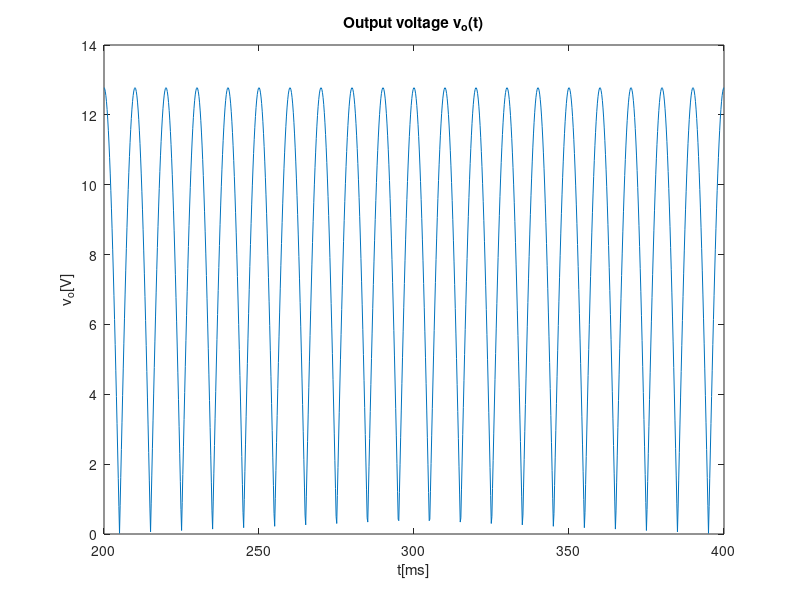
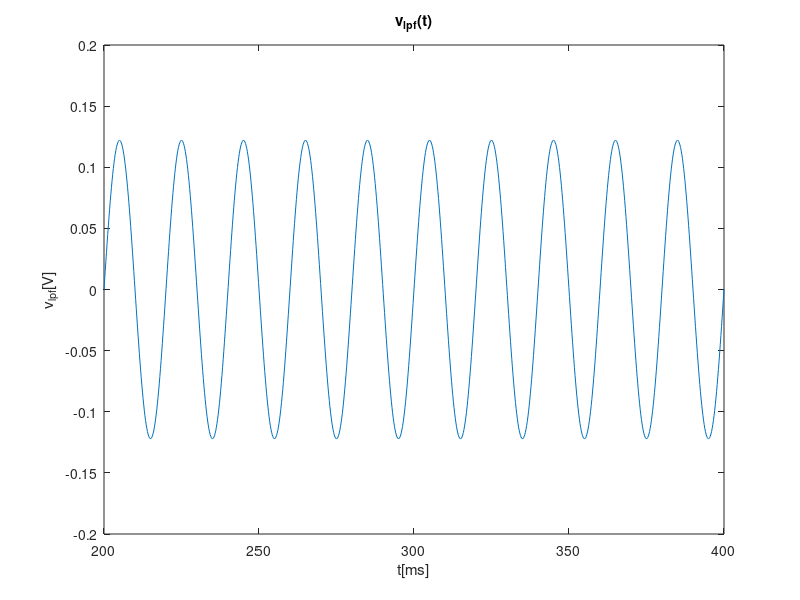
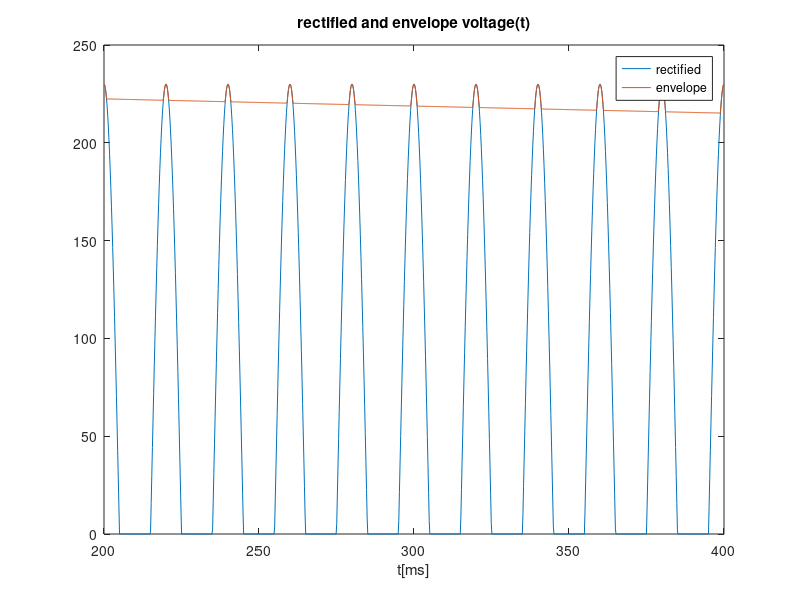

These figures' MATLAB source, in order:
close all 
clear all
f=50;
w=2*pi*f;
R=1500;
C=4e-3;


t=linspace(0.2, 0.4, 1000);
A = 230;
vS=A*cos(w*t)/18;
vO = abs(vS);

figure
plot(t*1000, vO)
title("Output voltage v_o(t)")
xlabel ("t[ms]")
ylabel ("v_o[V]")
print ("vo.pdf", "-depsc");



t=linspace(0.2, 0.4, 1000);

VON=0.7
vlim =18*VON

f=50;
w=2*pi*f;
vO = A/sqrt(1+w^2*R^2*C^2) * cos(w*t - atan(w*R*C));
hl=figure();
plot(t*1000, vO)
title("v_{lpf}(t)")
xlabel ("t[ms]")
ylabel ("v_{lpf}[V]")
print (hl, "vo.pdf");


%envelope detector
A=230
t=linspace(0.2, 0.4, 1000);
f=50;
w=2*pi*f;
vS = A * cos(w*t);
vOhr = zeros(1, length(t));
vO = zeros(1, length(t));

tOFF = 1/w * atan(1/w/R/C);

vOnexp = A*cos(w*tOFF)*exp(-(t-tOFF)/R/C);

hf=figure()
for i=1:length(t)
  if (vS(i) > 0)
    vOhr(i) = vS(i);
  else
    vOhr(i) = 0;
  endif
endfor

plot(t*1000, vOhr)
hold

for i=1:length(t)
  if t(i) < tOFF
    vO(i) = vS(i);
  elseif vOnexp(i) > vOhr(i)
    vO(i) = vOnexp(i);
  else 
    vO(i) = vS(i);
  endif
endfor

plot(t*1000, vO)
title("rectified and envelope voltage(t)")
xlabel ("t[ms]")
legend("rectified","envelope")
print (hf, "envmat.pdf");
